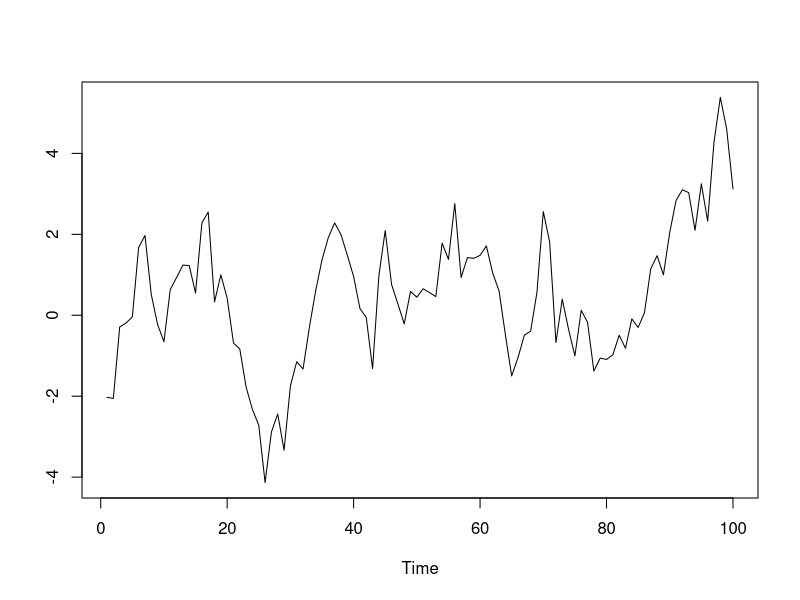
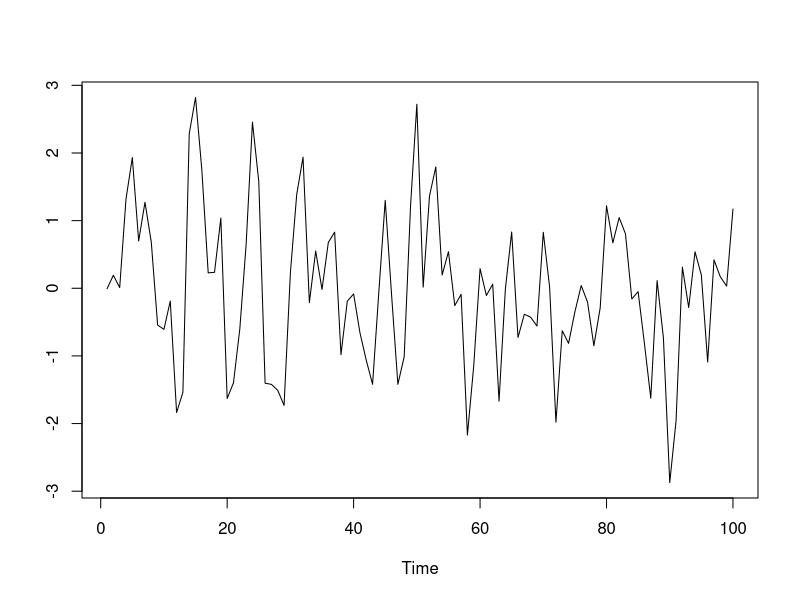
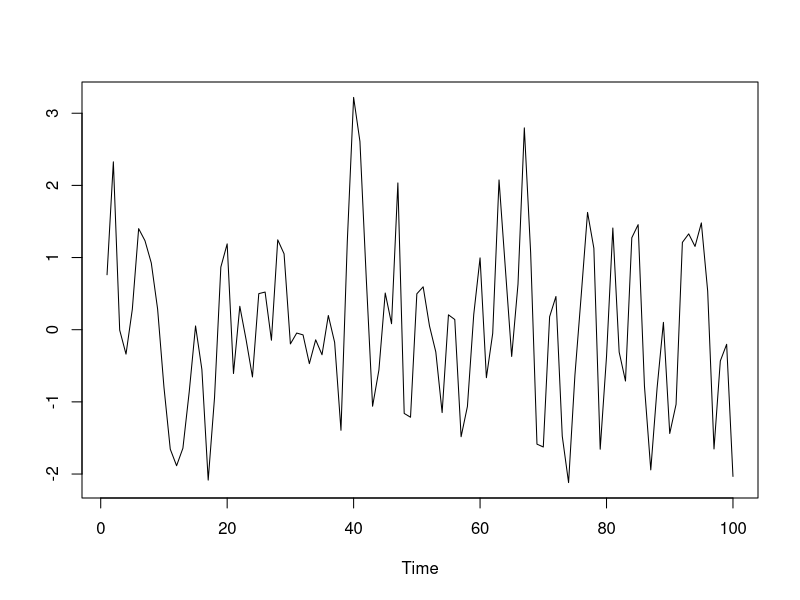

The R source for these figures, in order:
## ---- chunk 1
knitr::opts_knit$set(root.dir = 'C:/Users/neide/Documents/GitHub/BEwebinar/Data')
## ---- chunk 2
n <- 100
set.seed(123)
z <- rnorm(n)
x <- rep(0,n)
phi <- .9
x0 <- rnorm(1)/sqrt(1-phi^2)
x[1] <- phi*x0 + z[1]
for(t in 2:n) { x[t] <- phi*x[t-1] + z[t] }
plot(ts(x),xlab="Time",ylab="")
## ---- chunk 3
set.seed(777)
n <- 100
z <- rnorm(n+1)		# Gaussian input
theta <- .8
x <- z[-1] + theta*z[-(n+1)]
plot(ts(x),xlab="Time",ylab="")
## ---- chunk 4
set.seed(555)
n <- 100
z <- rnorm(n+2)		# Gaussian input
theta1 <- .9
theta2 <- .2
x <- z[-c(1,2)] + theta1*z[-c(1,n+2)] + theta2*z[-c(n+1,n+2)]
plot(ts(x),xlab="Time",ylab="")
